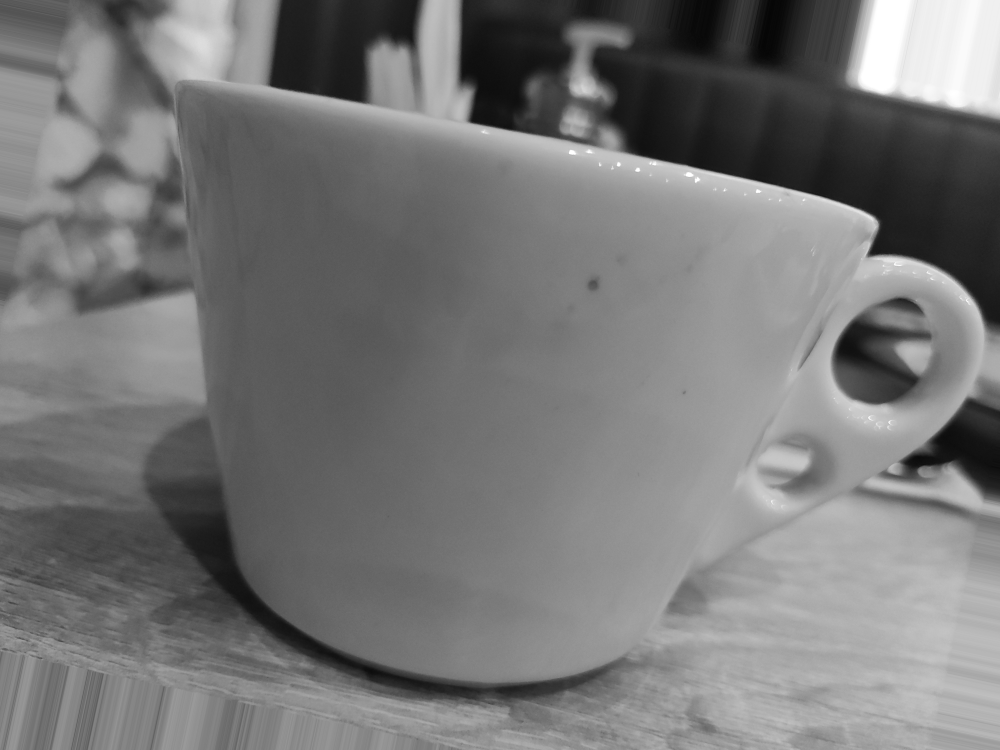
#> input picture Dataset/cup/IMG_20211117_085845_16.jpg, 4000 x 3000 px, given as the content of the folder ./Dataset_origin, which was not available (shown at 1/4 size)
$ jupyter execute --allow-errors Augmentation.ipynb
#> lines starting #> are read from the running program, lines starting #| are printed output that depends on the picture
[cell 1]
import cv2
from skimage.transform import rotate
import random
import os
import pandas as pd

[cell 2]
def rot(image, angle=5, scale=1.0):
    # [10 lines of commented-out code are left out]

    return rotate(image, angle, resize=False, mode="edge") * 255

def flip(image, vflip=False, hflip=False):
    # перевернуть изображение
    if hflip or vflip:
        if hflip and vflip:
            c = -1
        else:
            c = 0 if vflip else 1
        image = cv2.flip(image, flipCode=c)
    return image

def color(image_name):
    # поменяем матрицу hsv
    image = cv2.imread(image_name, cv2.COLOR_BGR2HSV)
    h,s,v = cv2.split(image)
    new_image = cv2.merge((h+10,s-20,v+15))
    image = cv2.cvtColor(new_image, cv2.COLOR_HSV2RGB)
    return image

[cell 3]
def augmentation (image_name, n_augmented_images=3):

  # Augmentation для наших данных

    aug_dir = './Dataset'
    image = cv2.imread(image_name, cv2.IMREAD_GRAYSCALE)
    file_name = image_name[len('./Dataset_origin'):-4]
    cv2.imwrite(aug_dir + str(file_name) + '.jpg', image)

    for i_image in range(n_augmented_images):
        # случайное изменение цвета
        if (random.random() > 0.5):
            img = color(image_name)
        else:
            img = image.copy()
        # случайный flip
        if (random.random() > 0.5):
            img = flip(img, vflip=False, hflip=True)
        # случайный поворот
        angle = random.randint(-20, 20)
        img = rot(img, angle=angle)
        #img_gaussian = add_GaussianNoise(img)

        cv2.imwrite(aug_dir + file_name + '_' + str(i_image) + '.jpg', img)
    print("Аугментация изображения " + file_name + '.jpg, OK')

[cell 4]
# дополним наши фотографии
dir = './Dataset_origin'

name = []
for dirname, _, filenames in os.walk(dir):
    for filename in filenames:
        name.append([dirname.split('/')[-1], os.path.join(dirname, filename)])

df = pd.DataFrame(columns = ['category', 'way'], data = name)

#> (the rest of this cell did not finish here and is left out)

#> in augmentation, image is the input picture: shape (3000, 4000); min 3, max 255, mean 118.6
#> in color, `image = cv2.imread(image_name, cv2.COLOR_BGR2HSV)`:
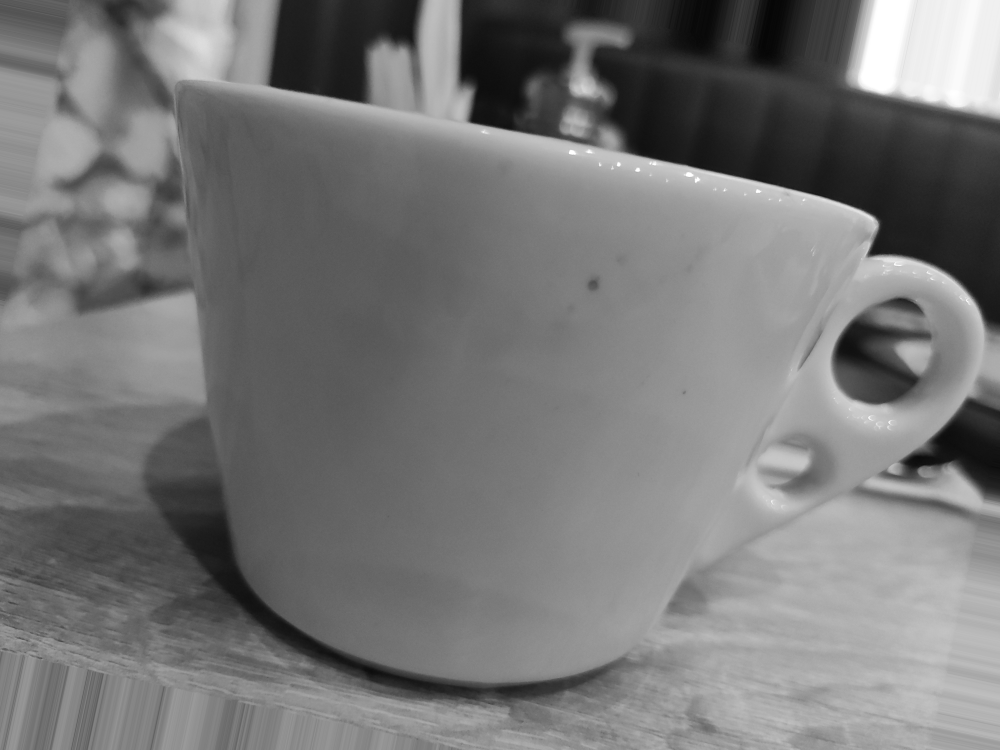
#> image: shape (750, 1000); min 5, max 255, mean 118.6


$ run again, on Dataset/fork/IMG_20211118_154738_5.jpg
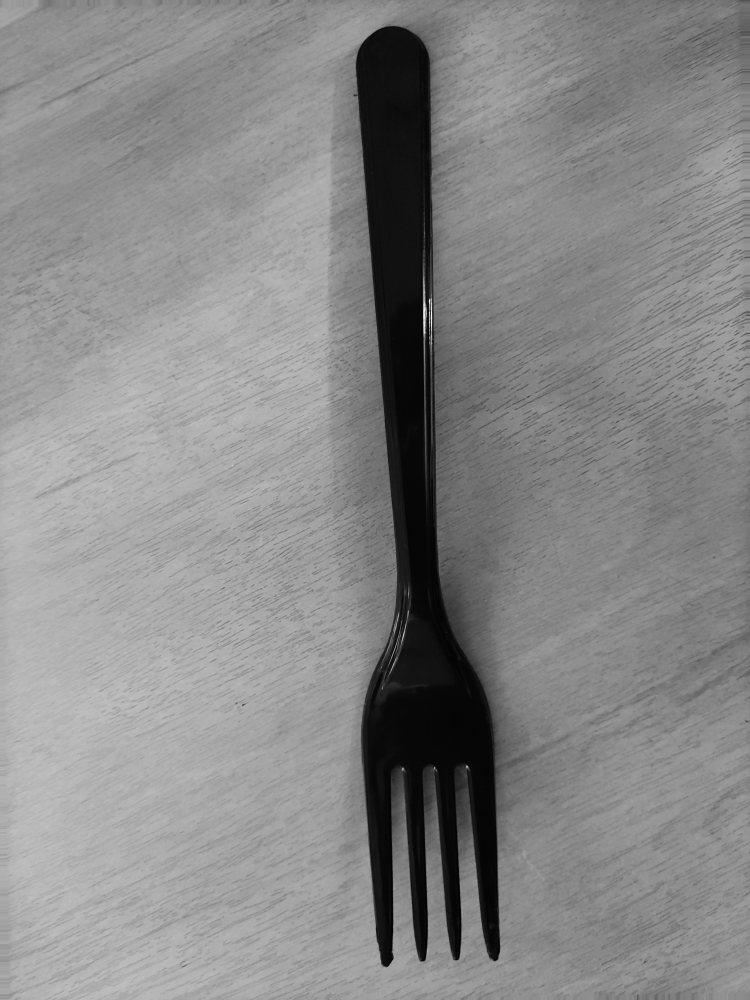
#> input picture Dataset/fork/IMG_20211118_154738_5.jpg, 3000 x 4000 px, given as the content of the folder ./Dataset_origin, which was not available (shown at 1/4 size)
#> in augmentation, image is the input picture: shape (4000, 3000); min 0, max 255, mean 135.8
#> in color, `image = cv2.imread(image_name, cv2.COLOR_BGR2HSV)`:
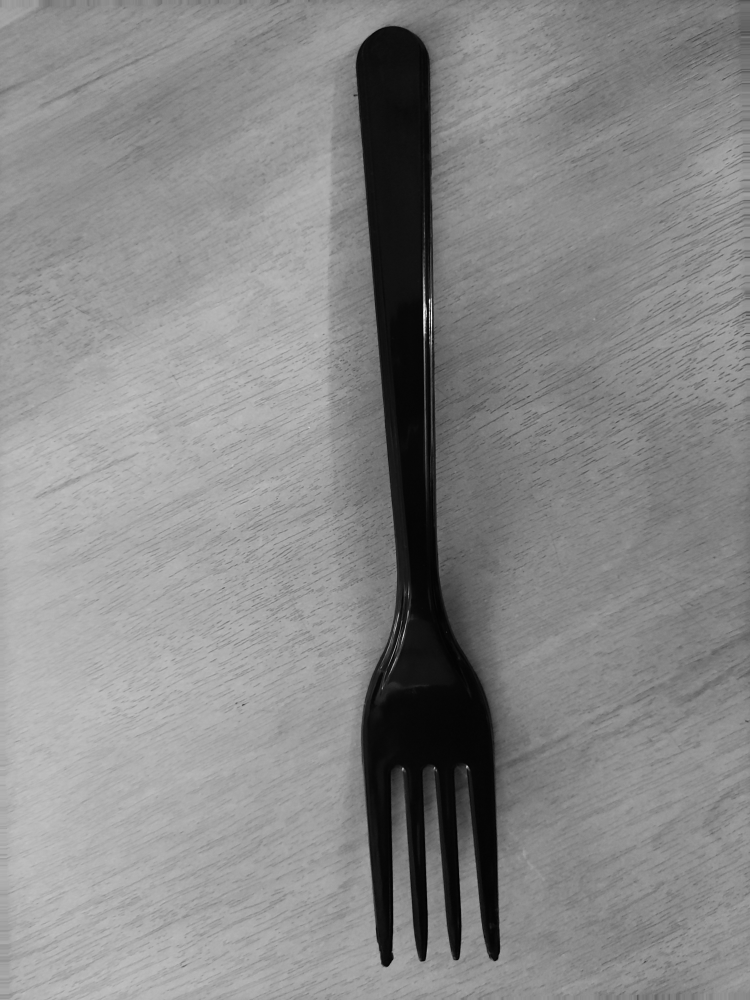
#> image: shape (1000, 750); min 1, max 249, mean 135.8

$ run again, on Dataset/fork/IMG_20211118_154748_10.jpg
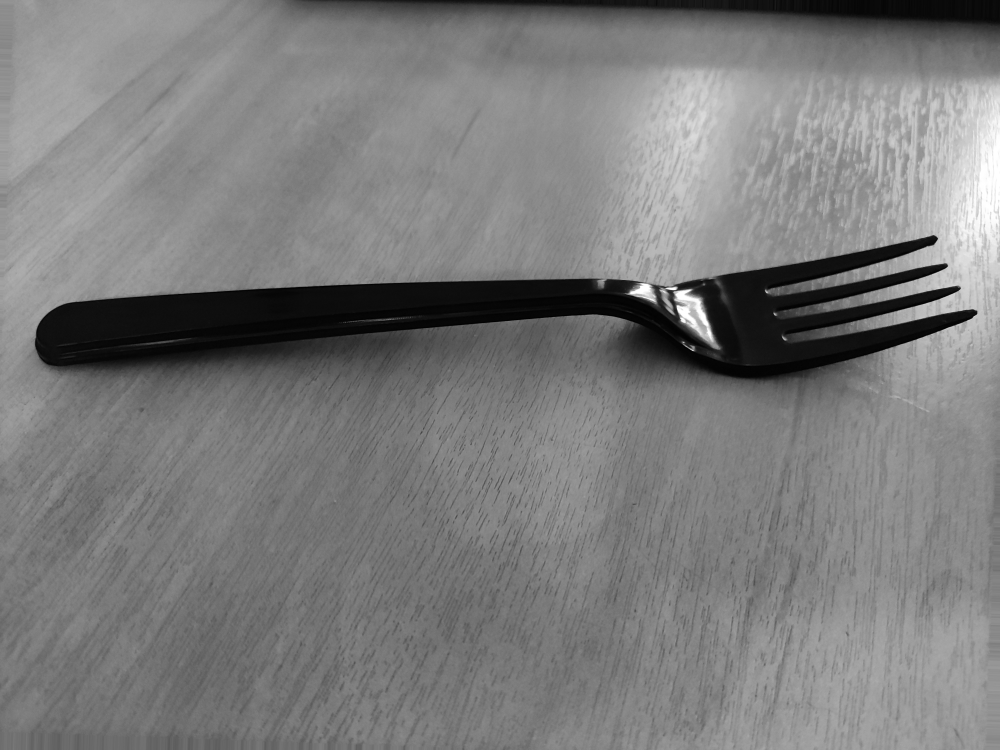
#> input picture Dataset/fork/IMG_20211118_154748_10.jpg, 4000 x 3000 px, given as the content of the folder ./Dataset_origin, which was not available (shown at 1/4 size)
#> in augmentation, image is the input picture: shape (3000, 4000); min 0, max 255, mean 123.5
#> in color, `image = cv2.imread(image_name, cv2.COLOR_BGR2HSV)`:
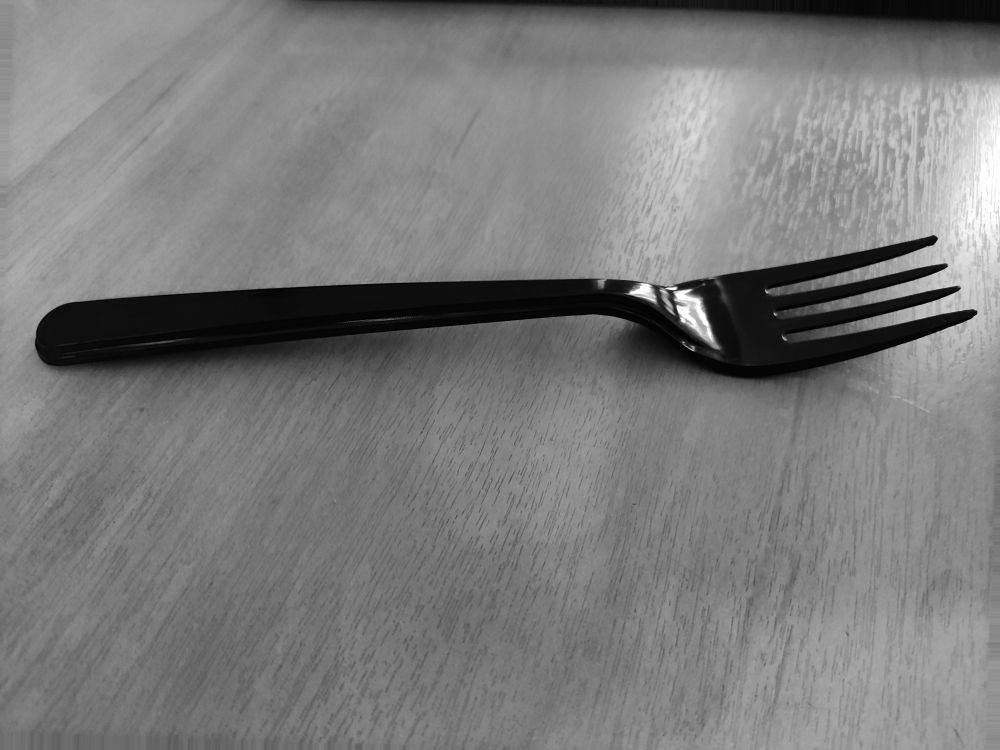
#> image: shape (750, 1000); min 0, max 255, mean 123.5

$ run again, on Dataset/glass/1638770056018_18.jpg
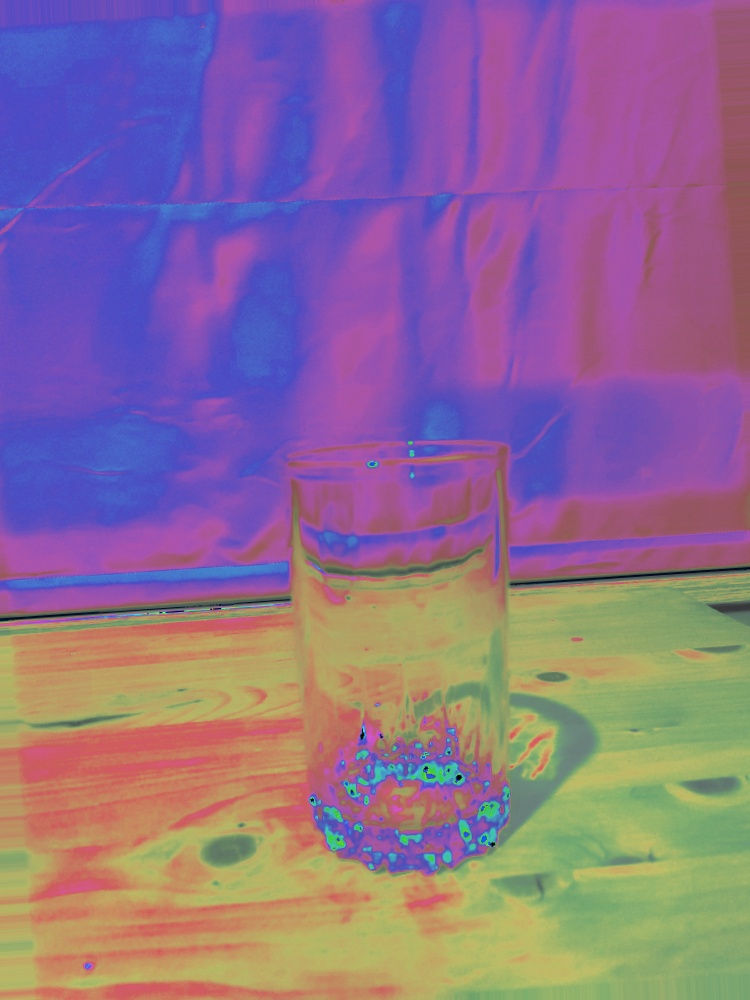
#> input picture Dataset/glass/1638770056018_18.jpg, 750 x 1000 px, given as the content of the folder ./Dataset_origin, which was not available
#> in flip, `image = cv2.flip(image, flipCode=c)`:
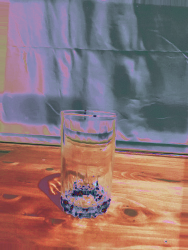
#> image: shape (250, 188, 3); mean of channels 0, 1, 2 117.5, 115.7, 141.4; drawn as B, G, R
#> in rot, `return rotate(image, angle, resize=False, mode="edge") * 255`:
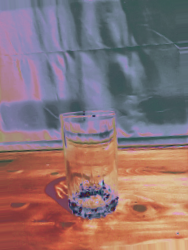
#> returned value: shape (250, 188, 3) float64; mean of channels 0, 1, 2 117.5, 115.3, 140; drawn as B, G, R
